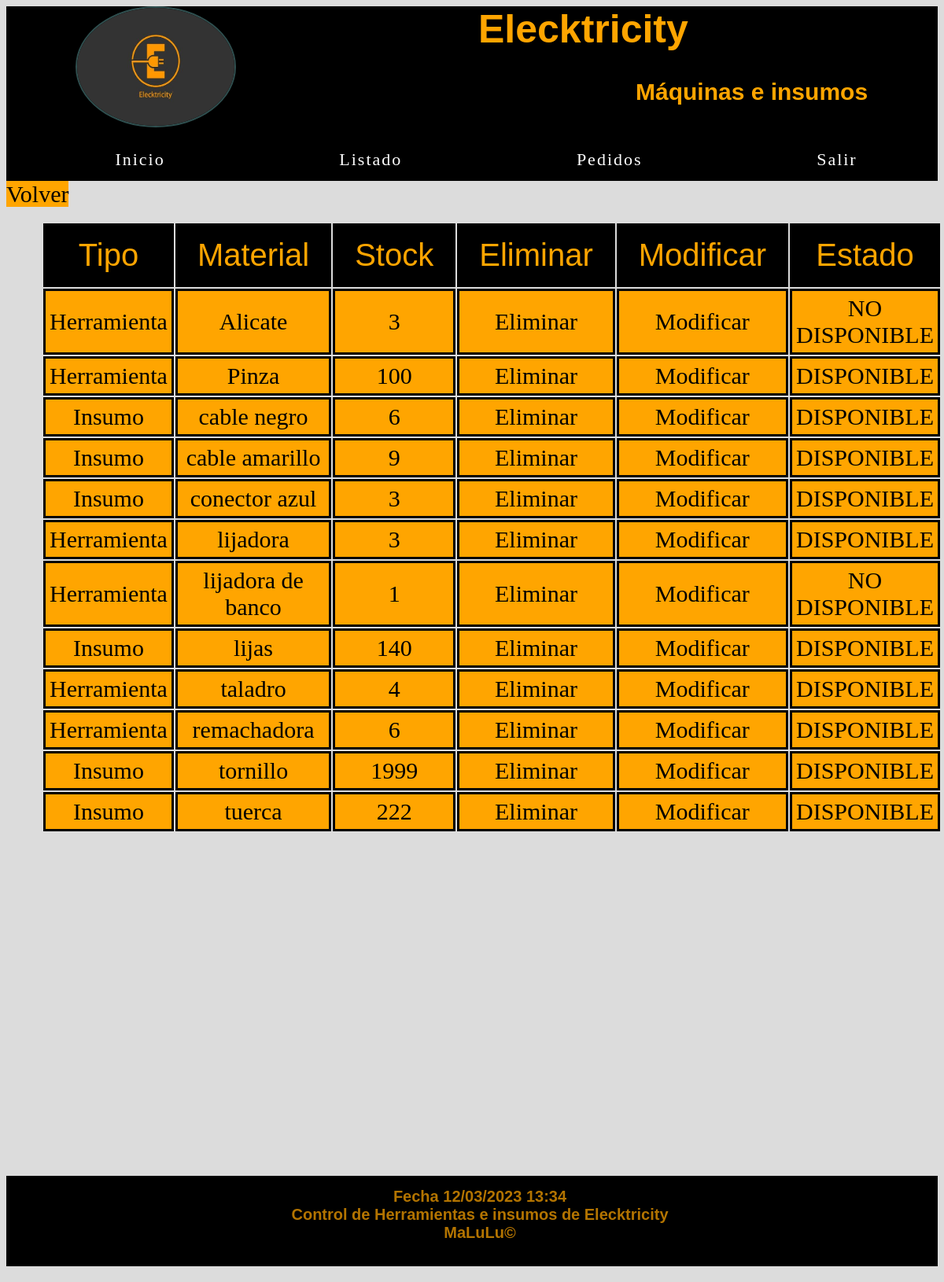
Screenshot of /modificar.php with the database file from the repository.
### tables this page shows
CREATE TABLE `materiales` (
  `id` int(11) NOT NULL,
  `tipo` varchar(20) NOT NULL,
  `material` varchar(100) NOT NULL,
  `cantidad` int(11) NOT NULL,
  `imagen` varchar(500) NOT NULL,
  `estado` text NOT NULL
);

### modificar.php (the view, shortened to what this page needs)
<!DOCTYPE html>
<html lang="en">
<head>
</head>
<body>
    <?php
    include("header.php");
    ?>
    <a class="volver" href="../control_luraghimlujan/acciones.php">Volver</a>
    <br><br>
    <section class="contenedor_materiales">
        <table>
            <thead>
                <tr>
                    <td>Tipo</td>
                    <td>Material</td>
                    <td>Stock</td>
                    <td>Eliminar</td>
                    <td>Modificar</td>
                    <td>Estado</td>
                </tr>
            </thead>
            <?php include("conexion.php");
            $consulta_db = mysqli_query($conexion_db, "SELECT * FROM materiales");
            while ($mostrar_datos = mysqli_fetch_assoc($consulta_db)) {
            ?>
                <tr>
                    <td><?php echo $mostrar_datos['tipo'] ?></td>
                    <td><?php echo $mostrar_datos['material'] ?></td>
                    <td><?php echo $mostrar_datos['cantidad'] ?></td>
                    <td><a href="eliminar.php?id=<?php echo $mostrar_datos['id']; ?>">Eliminar</a></td>
                    <td><a href="editar.php?id=<?php echo $mostrar_datos['id']; ?>">Modificar</a></td>
                    <td><?php echo $mostrar_datos['estado'] ?></td>
                </tr>
            <?php
            }
            ?>
        </table>
    </section>
    <br><br>
    <footer>
        <?php
        include('footer.php')
        ?>
    </footer>
</body>
</html>

### modificar.php (style rules this page uses)
table { text-decoration: none; text-align: center; width: 900px; margin-left: 45px; }
table thead tr td { text-decoration: none; background-color: black; font-family: Arial, Helvetica, sans-serif; font-size: 40px; color: orange; width: 100px; padding: 15px 25px; }
table tr td { text-decoration: none; width: min-content; border: 3px solid black; height: 25px; background-color: orange; font-size: 30px; padding: 5px; }
a { text-decoration: none; font-size: 30px; color: black; background-color: orange; }

### header.php (style rules this page uses)
body { background-color: gainsboro; }

### footer.php (style rules this page uses)
footer { background-color: black; }

### rows the page displays
materiales: tipo "Herramienta", material "Alicate", cantidad "3", estado "NO DISPONIBLE"
materiales: tipo "Herramienta", material "Pinza", cantidad "100", estado "DISPONIBLE"
materiales: tipo "Insumo", material "cable negro", cantidad "6", estado "DISPONIBLE"
materiales: tipo "Insumo", material "cable amarillo", cantidad "9", estado "DISPONIBLE"
materiales: tipo "Insumo", material "conector azul", cantidad "3", estado "DISPONIBLE"
materiales: tipo "Herramienta", material "lijadora", cantidad "3", estado "DISPONIBLE"
materiales: tipo "Herramienta", material "lijadora de banco", cantidad "1", estado "NO DISPONIBLE"
materiales: tipo "Insumo", material "lijas", cantidad "140", estado "DISPONIBLE"
materiales: tipo "Herramienta", material "taladro", cantidad "4", estado "DISPONIBLE"
materiales: tipo "Herramienta", material "remachadora", cantidad "6", estado "DISPONIBLE"
materiales: tipo "Insumo", material "tornillo", cantidad "1999", estado "DISPONIBLE"
materiales: tipo "Insumo", material "tuerca", cantidad "222", estado "DISPONIBLE"
